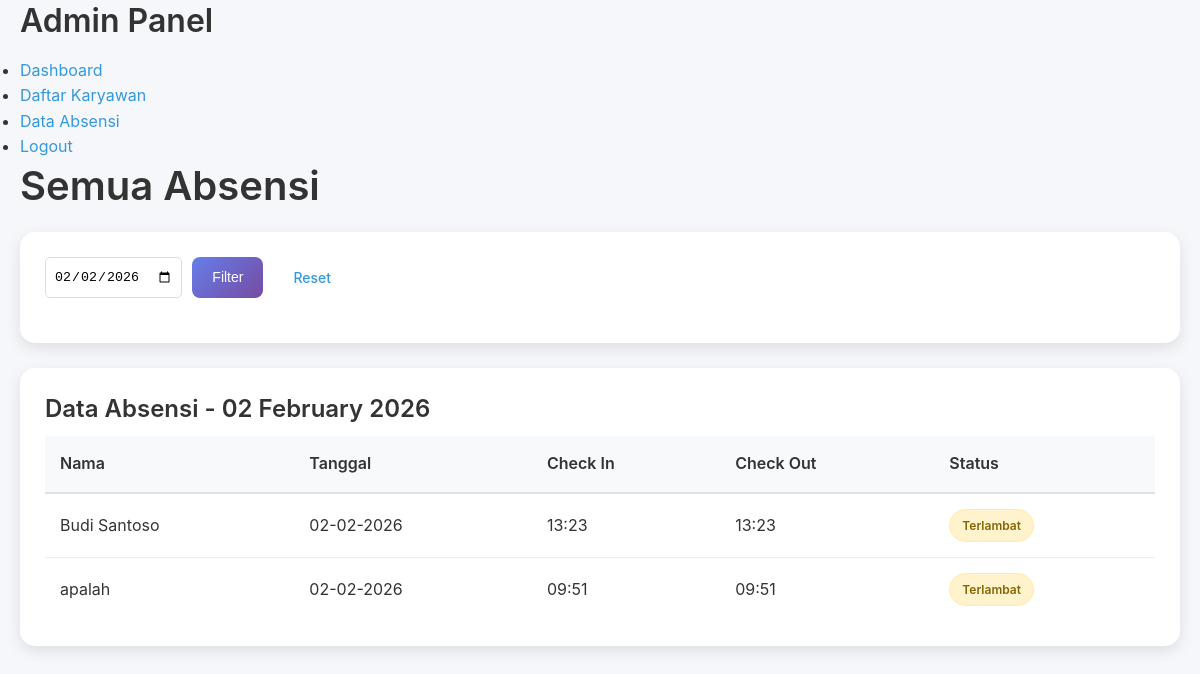
Page /ABSENSI_KARYAWAN/admin/absensi.php (signed in) on the committed database.
### tables this page shows
CREATE TABLE `absensi` (
  `id` int(11) NOT NULL,
  `user_id` int(11) NOT NULL,
  `tanggal` date NOT NULL,
  `check_in` time DEFAULT NULL,
  `check_out` time DEFAULT NULL,
  `status` enum('hadir','terlambat','izin','cuti','alfa') DEFAULT 'hadir',
  `created_at` timestamp NOT NULL DEFAULT current_timestamp()
);

CREATE TABLE `users` (
  `id` int(11) NOT NULL,
  `nama` varchar(100) NOT NULL,
  `email` varchar(100) NOT NULL,
  `password` varchar(255) NOT NULL,
  `role` enum('admin','karyawan') DEFAULT 'karyawan',
  `created_at` timestamp NOT NULL DEFAULT current_timestamp()
);

### ABSENSI_KARYAWAN/admin/absensi.php (the view, shortened to what this page needs)
<?php
require_once '../config/database.php';
$tanggal_filter = isset($_GET['tanggal']) ? $_GET['tanggal'] : date('Y-m-d');
$sql = "SELECT u.nama, a.* FROM absensi a
        JOIN users u ON a.user_id = u.id
        WHERE a.tanggal = '$tanggal_filter'
        ORDER BY a.check_in DESC";
$absensi = mysqli_query($conn, $sql);
?>
<!DOCTYPE html>
<html lang="id">
<head>
    <link rel="stylesheet" href="../assets/css/style.css">
</head>
<body>
    <div class="container">
        <div class="sidebar">
            <h2>Admin Panel</h2>
            <ul>
                <li><a href="dashboard.php">Dashboard</a></li>
                <li><a href="karyawan.php">Daftar Karyawan</a></li>
                <li class="active"><a href="absensi.php">Data Absensi</a></li>
                <li><a href="../logout.php">Logout</a></li>
            </ul>
        </div>
        <div class="main-content">
            <div class="header">
                <h1>Semua Absensi</h1>
            </div>
            <div class="card">
                <form method="GET" class="filter-form">
                    <input type="date" name="tanggal" value="<?php echo $tanggal_filter; ?>">
                    <button type="submit" class="btn btn-primary">Filter</button>
                    <a href="absensi.php" class="btn">Reset</a>
                </form>
            </div>
            <div class="card">
                <h3>Data Absensi - <?php echo date('d F Y', strtotime($tanggal_filter)); ?></h3>
                <table>
                    <thead>
                        <tr>
                            <th>Nama</th>
                            <th>Tanggal</th>
                            <th>Check In</th>
                            <th>Check Out</th>
                            <th>Status</th>
                        </tr>
                    </thead>
                    <tbody>
                        <?php if (mysqli_num_rows($absensi) > 0): ?>
                            <?php while($row = mysqli_fetch_assoc($absensi)): ?>
                                <tr>
                                    <td><?php echo $row['nama']; ?></td>
                                    <td><?php echo date('d-m-Y', strtotime($row['tanggal'])); ?></td>
                                    <td><?php echo $row['check_in'] ? date('H:i', strtotime($row['check_in'])) : '--:--'; ?></td>
                                    <td><?php echo $row['check_out'] ? date('H:i', strtotime($row['check_out'])) : '--:--'; ?></td>
                                    <td>
                                        <span class="status-badge status-<?php echo $row['status']; ?>">
                                            <?php echo ucfirst($row['status']); ?>
                                        </span>
                                    </td>
                                </tr>
                            <?php endwhile; ?>
                        <?php else: ?>
                            <tr>
                                <td colspan="5" style="text-align: center;">Belum ada data absensi</td>
                            </tr>
                        <?php endif; ?>
                    </tbody>
                </table>
            </div>
        </div>
    </div>
</body>
</html>

### ABSENSI_KARYAWAN/assets/css/style.css (style rules this page uses)
* { margin: 0; padding: 0; box-sizing: border-box; }
body { font-family: -apple-system, BlinkMacSystemFont, 'Segoe UI', Roboto, Oxygen, Ubuntu, sans-serif; line-height: 1.6; color: #333; background-color: #f5f7fa; }
.container { max-width: 1200px; margin: 0 auto; padding: 0 20px; }
h1, h2, h3, h4, h5, h6 { font-weight: 600; line-height: 1.3; margin-bottom: 0.5em; }
h1 { font-size: 2.5rem; }
h2 { font-size: 2rem; }
h3 { font-size: 1.5rem; }
a { text-decoration: none; color: #3498db; transition: color 0.3s; }
.btn { display: inline-block; padding: 10px 20px; border: none; border-radius: 8px; font-size: 14px; font-weight: 500; cursor: pointer; transition: all 0.3s ease; text-align: center; line-height: 1.5; }
.btn-primary { background: linear-gradient(135deg, #667eea 0%, #764ba2 100%); color: white; border: none; }
.status-badge { padding: 6px 12px; border-radius: 20px; font-size: 12px; font-weight: 600; display: inline-block; text-transform: capitalize; }
.status-terlambat { background: #fff3cd; color: #856404; border: 1px solid #ffeaa7; }
.card { background: white; padding: 25px; border-radius: 15px; margin-bottom: 25px; box-shadow: 0 5px 15px rgba(0, 0, 0, 0.1); transition: transform 0.3s ease; }
table { width: 100%; border-collapse: collapse; background: white; }
table th { padding: 15px; text-align: left; font-weight: 600; color: #333; background: #f8f9fa; border-bottom: 2px solid #dee2e6; white-space: nowrap; }
table td { padding: 15px; border-bottom: 1px solid #eee; vertical-align: middle; }
table tr:last-child td { border-bottom: none; }

### ABSENSI_KARYAWAN/admin/absensi.php (style rules this page uses)
.filter-form { display: flex; gap: 10px; margin-bottom: 20px; }
.filter-form input { padding: 8px; border: 1px solid #ddd; border-radius: 5px; }

### rows in the picture
absensi: user.nama "Budi Santoso", tanggal "02-02-2026", check_in "13:23", check_out "13:23", status "Terlambat"
absensi: user.nama "apalah", tanggal "02-02-2026", check_in "09:51", check_out "09:51", status "Terlambat"

### other values in the picture
date('d F Y', strtotime($tanggal_filter)) "02 February 2026"
